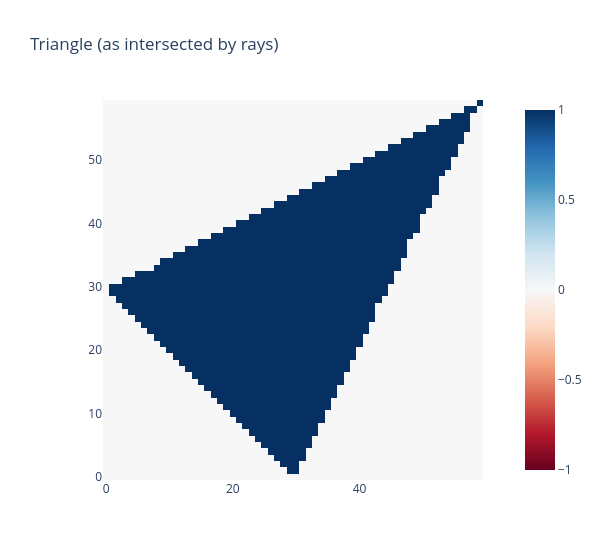

Notebook code cell kept with this figure:
### Markdown cell above
### Incorrect function (I debugged using the debugger + found the issues and fixed them)

### Code cell
def raytrace_triangle_with_bug(
    rays: Float[Tensor, "nrays rayPoints=2 dims=3"],
    triangle: Float[Tensor, "trianglePoints=3 dims=3"]
) -> Bool[Tensor, " nrays"]:
    '''
    For each ray, return True if the triangle intersects that ray.
    '''
    NR = rays.size(0)

    A, B, C = einops.repeat(triangle, "pts dims -> pts NR dims", NR=NR)

    O, D = rays.unbind(dim=1)

    mat = t.stack([- D, B - A, C - A], dim=-1)
    
    dets = t.linalg.det(mat)
    is_singular = dets.abs() < 1e-8
    mat[is_singular] = t.eye(3)

    vec = O - A

    sol = t.linalg.solve(mat, vec)
    s, u, v = sol.unbind(dim=-1)

    return ((u >= 0) & (v >= 0) & (u + v <= 1) & ~is_singular)


intersects = raytrace_triangle_with_bug(rays2d, test_triangle)
img = intersects.reshape(num_pixels_y, num_pixels_z).int()
imshow(img, origin="lower", width=600, title="Triangle (as intersected by rays)")

### Figure 1 — Plotly figure (JSON) as saved in the notebook; plotly's stock layout.template omitted (floating-point values rounded to 4 significant figures; data arrays with more than 128 entries replaced by an {"elided": "..."} marker saying what was removed)
{"data": [{"coloraxis": "coloraxis", "hovertemplate": "x: %{x}<br>y: %{y}<br>color: %{z}<extra></extra>", "name": "0", "type": "heatmap", "xaxis": "x", "yaxis": "y", "z": {"elided": "60x60 int values"}}], "layout": {"coloraxis": {"cmid": 0, "colorscale": [[0, "rgb(103,0,31)"], [0.1, "rgb(178,24,43)"], [0.2, "rgb(214,96,77)"], [0.3, "rgb(244,165,130)"], [0.4, "rgb(253,219,199)"], [0.5, "rgb(247,247,247)"], [0.6, "rgb(209,229,240)"], [0.7, "rgb(146,197,222)"], [0.8, "rgb(67,147,195)"], [0.9, "rgb(33,102,172)"], [1, "rgb(5,48,97)"]]}, "title": {"text": "Triangle (as intersected by rays)"}, "width": 600, "xaxis": {"anchor": "y", "constrain": "domain", "domain": [0, 1], "scaleanchor": "y"}, "yaxis": {"anchor": "x", "autorange": true, "constrain": "domain", "domain": [0, 1]}}}
